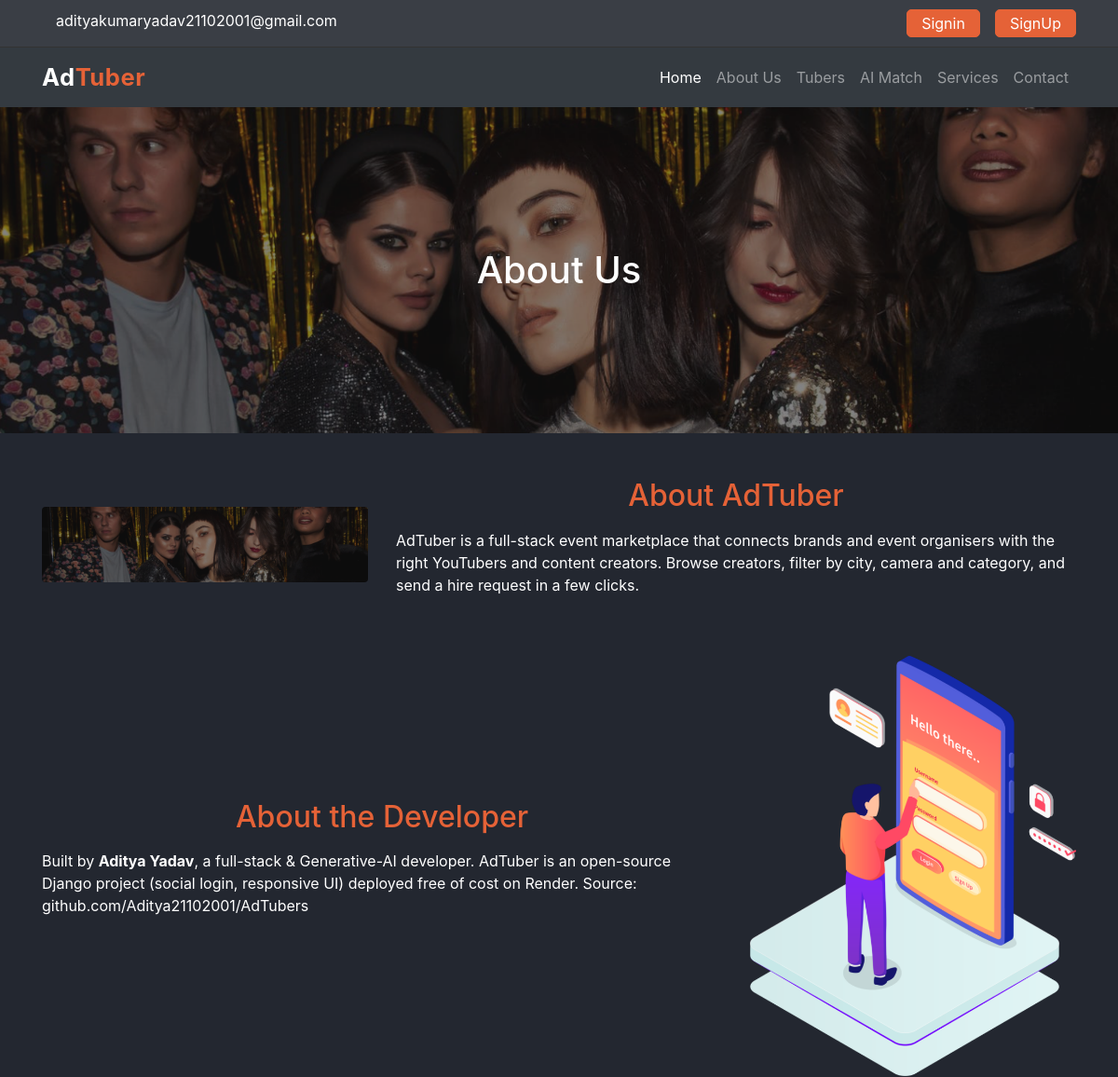
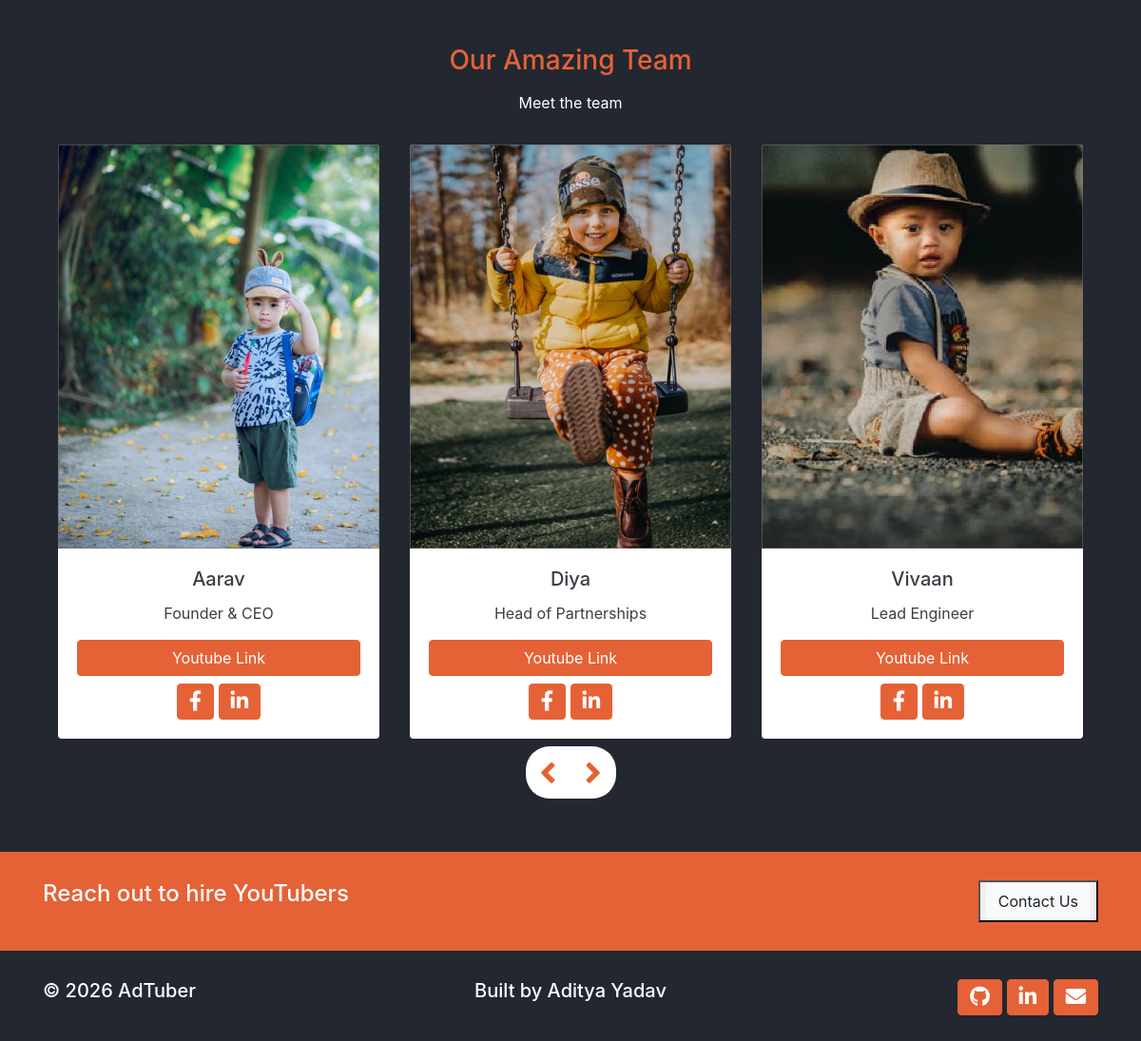
/about, run on the app's committed database (2 pictures, top to bottom).
### contactinfo/models.py (models this page shows, shortened)
class Contactinfo(models.Model):
    first_name = models.CharField(max_length=255)
    last_name = models.CharField(max_length=255)
    fb_handle = models.CharField(max_length=255)       # social profile URLs / handles
    insta_handle = models.CharField(max_length=255)
    youtube_handle = models.CharField(max_length=255)
    twitter_handle = models.CharField(max_length=255)
    description_1 = CKEditor5Field(config_name='default', blank=True)  # rich-text "about" blocks
    description_2 = CKEditor5Field(config_name='default', blank=True)
    phone = models.CharField(max_length=100)
    email = models.CharField(max_length=255)
    created_date = models.DateTimeField(blank=True, default=timezone.now)

### webpages/models.py (models this page shows, shortened)
class Team(models.Model):
    first_name = models.CharField(max_length=255)
    last_name = models.CharField(max_length=255)
    role = models.CharField(max_length=255)                  # e.g. "Founder & CEO"
    fb_link = models.CharField(max_length=255, blank=True)   # optional social links
    insta_link = models.CharField(max_length=255, blank=True)
    photo = models.ImageField(upload_to='team/%Y/%m/%d/')
    youtube_link = models.CharField(max_length=255, blank=True)
    created_date = models.DateTimeField(auto_now_add=True)   # set once, on creation

### webpages/views.py (the view)
# urls.py: path('', include('webpages.urls')),                     # home, about, services, contact
def about(request):
    teams = Team.objects.all()
    contactinfo = Contactinfo.objects.last()
    data = {
        'contactinfo': contactinfo,
        'teams': teams
    }
    return render(request, 'webpages/about.html', data)

### templates/webpages/about.html (shortened to what this page needs)
{% extends 'base.html' %}
{% load static %}
{% block content %}
<main class="contact-us">
    <div class="banner">
        <img src="{% static 'assets/images/bg-banner.png' %}" alt="" class="img-fluid w-100">
        <h1 class="text-center">
            About Us
        </h1>
    </div>
    <section class="container mt-5 mb-5">
        <div class="row mt-5 align-items-center">
            <div class="col-md-4">
                <img src="{% static 'assets/images/bg-banner.png' %}" alt="AdTuber marketplace" class="img-fluid rounded">
            </div>
            <div class="col-md-8 animate__animated animate__fadeInRight">
                <h2 class="text-center">About AdTuber</h2>
                <p>
                    {{ contactinfo.description_1 | safe }}
                </p>
            </div>
        </div>
        <div class="row mt-5 align-items-center">
            <div class="col-md-8  animate__animated animate__fadeInLeft  animate__delay-1s">
                <h2 class="text-center">About the Developer</h2>
                <p>{{ contactinfo.description_2 | safe }}
                </p>
            </div>
            <div class="col-md-4">
                <img src="{% static 'assets/images/login-image.png' %}" alt="Aditya Yadav" class="img-fluid rounded">
            </div>
        </div>
    </section>
    <section class="container mt-3">
        <h3 class="text-center">Our Amazing Team</h3>
        <p class="pt-2 pb-3 text-center">Meet the team</p>
        <div class="team slider" data-slick='{"slidesToShow": 3, "slidesToScroll": 1}'>
            {% for team in teams %}
            <div class="card border-0 text-center  ml-3 mr-3">
                <img src="{{ team.photo.url }}" class="card-img-top" alt="team-member">
                <div class="card-body">
                    <h5 class="card-title">{{ team.first_name }}</h5>
                    <p class="card-text">{{ team.role }}</p>
                    <a href="{{ team.youtube_link }}" class="btn btn-accent btn-block">Youtube Link</a>
                    <div class="text-center mt-2">
                        <button class="btn btn-accent"> <i class="fab fa-facebook-f fa-lg	"></i> </button>
                        <button class="btn btn-accent"> <i class="fab fa-linkedin-in fa-lg	"></i> </button>
                    </div>
                </div>
            </div>
            {% endfor %}
        </div>
        <div class="controls d-flex justify-content-center mt-2 mb-2">
            <div class="d-flex">
                <i class="fa fa-angle-left team-left"></i>
                <i class="fa fa-angle-right team-right"></i>
            </div>
        </div>
    </section>
</main>
{% endblock content %}

### templates/includes/header.html (shortened to what this page needs)
{% load static %}
<header class="header ">
    <div class="container">
      <div class="row ">
        <div class="col-md-6 header-info">
          <a href="mailto:{{ contactinfo.email }}" class="mr-3">{{ contactinfo.email }}</a>
        </div>
        <div class="header-buttons col-md-6 d-flex justify-content-end">
          {% if user.is_authenticated %}
          <a class="btn btn-accent mr-3" href="{% url 'dashboard' %}" >Dashboard</a>
          <a class="btn btn-accent" href="{% url 'logout' %}" >Logout</a>
          {% else %}
          <a class="btn btn-accent mr-3" href="{% url 'login' %}" >Signin</a>
          <a class="btn btn-accent" href="{% url 'register' %}" >SignUp</a>
          {% endif %}
        </div>
      </div>
    </div>
  </header>

### tubers/static/css/base.css (style rules this page uses)
:root { --primary: #232730; --secondary: #3a3e45; --white: #888787; --accent: #e56237; }
body { background-color: var(--primary); color: #fff; overflow-x: hidden; }
a { color: #fff; }
h2, h3 { color: var(--accent); }
.btn-accent { background-color: var(--accent); color: #fff; border-color: var(--accent); outline: none; }
.card { color: var(--secondary); width: 18rem; max-width: 100%; margin-left: auto; margin-right: auto; }
main { overflow: hidden; }

### tubers/static/css/utils.css (style rules this page uses)
.banner { position: relative; }
.banner img { height: 350px; width: 100%; object-fit: cover; }
.banner h1 { position: absolute; top: 50%; left: 50%; transform: translate(-50%, -50%); }

### tubers/static/css/style.css (style rules this page uses)
.header { background-color: var(--secondary); padding: 10px 0; color: #fff; border-bottom: 1px solid #333; }
.header a { padding: 2px 15px; border-radius: 5px; }
.controls i { background-color: #fff; padding: 10px 15px; font-size: 35px; color: var(--accent); }
.controls i:first-child { border-top-left-radius: 25px; border-bottom-left-radius: 25px; }
.controls i:last-child { border-top-right-radius: 25px; border-bottom-right-radius: 25px; }

### data on the page
Contactinfo: email "adityakumaryadav21102001@gmail.com", description_1 "AdTuber is a full-stack event marketplace that connects brands and event organisers with the right YouTubers and content creators. Browse creators, filter by city, camera and category, and send a hire request in a few clicks.", description_2 "Built by Aditya Yadav , a full-stack & Generative-AI developer. AdTuber is an open-source Django project (social login, responsive UI) deployed free of cost on Render. Source: github.com/Aditya21102001/AdTubers"
Team: photo (picture), first_name "Aarav", role "Founder & CEO"
Team: photo (picture), first_name "Diya", role "Head of Partnerships"
Team: photo (picture), first_name "Vivaan", role "Lead Engineer"
